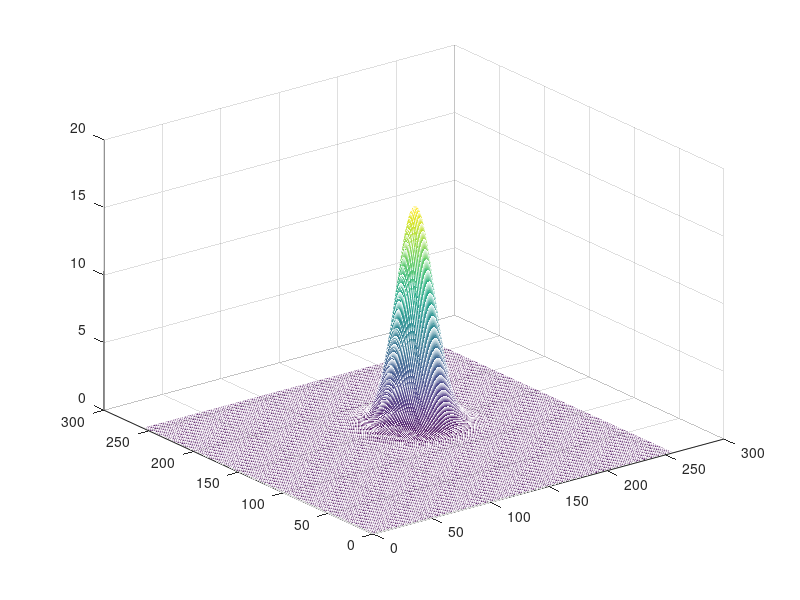

The MATLAB source for this figure:
x=linspace(-1,1,256);
y=x;
mu=0.2;
sigma=0.1;
[X,Y]=meshgrid(x,y);
Z=exp(-((X-mu).^2+(Y-mu).^2)/(2*sigma^2))/(2*pi*sigma^2);
mesh(Z);
